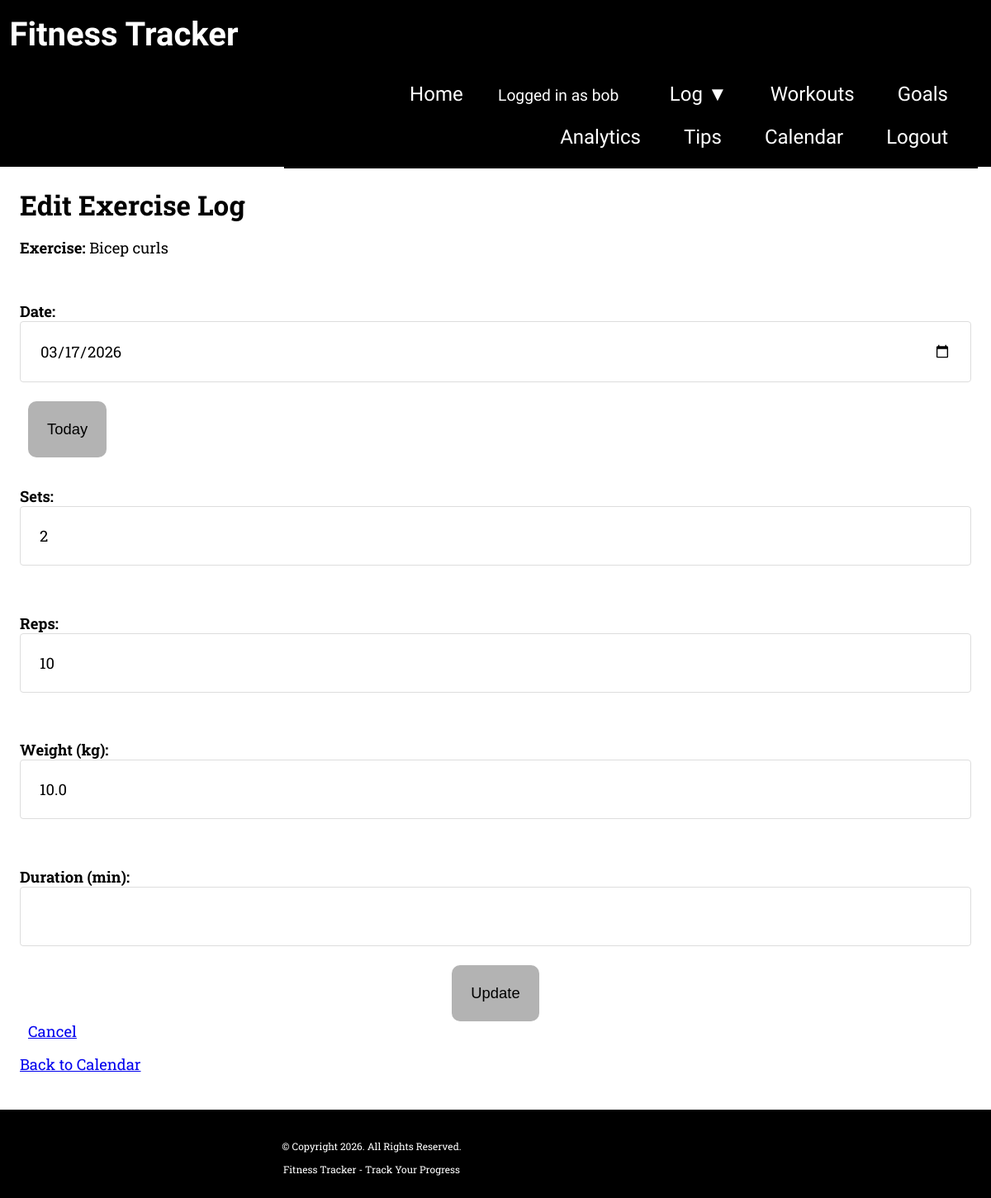
/exercise/log/edit/1 (signed in), run on the app's committed database.
### tables this page shows
CREATE TABLE "exercises" (
            exerciseId INTEGER PRIMARY KEY AUTOINCREMENT,
            exerciseName TEXT UNIQUE,
            exerciseType TEXT,
            metValue REAL
        );

CREATE TABLE exerciseLogs (
            logId INTEGER PRIMARY KEY AUTOINCREMENT,
            userId INTEGER,
            exerciseId INTEGER,
            date TEXT,
            sets INTEGER,
            reps INTEGER,
            weight REAL,
            duration REAL,
            caloriesBurned REAL,
            FOREIGN KEY (userId) REFERENCES users(userId),
            FOREIGN KEY (exerciseId) REFERENCES exercises(exerciseId)
        );

### app/routes/exercise.py (the view, shortened to what this page needs)
@exercise_bp.route("/exercise/log/edit/<int:log_id>", methods=["GET", "POST"]) # route for editing an exercise log entry
def edit_exercise_log(log_id): # function to show edit form (GET) or update the entry (POST)
    if "userId" not in session: # if user is not logged in, redirect to login page
        return redirect(url_for("auth.login")) # redirect to login page
    db = g.db # gets the database connection
    cursor = db.cursor() # gets the database cursor
    cursor.execute(
        """
        SELECT el.logId, el.exerciseId, el.date, el.sets, el.reps, el.weight, el.duration, e.exerciseName
        FROM exerciseLogs el
        JOIN exercises e ON el.exerciseId = e.exerciseId
        WHERE el.userId = ? AND el.logId = ?;
        """,
        (session["userId"], log_id)
    ) # executes SQL query to get the exercise log entry. cross-tabular
    row = cursor.fetchone() # fetches the row from the database
    if row is None:
        flash("Exercise log not found.", "error") # displays error message to the user
        return redirect(url_for("dashboard.calendar")) # redirects the user to the calendar
    return render_template("exercise_log_edit.html", log=dict(row), log_id=log_id) # GET: render the edit template with the log data

### app/utils/db.py (called while the page is built)
def connect(db_path): # function to create a connection to the SQLite database
    db_dir = os.path.dirname(db_path) # gets the directory of the database file
    if db_dir and not os.path.exists(db_dir):
        os.makedirs(db_dir, exist_ok=True) # ensures the database directory exists
    conn = sqlite3.connect(db_path, check_same_thread=False) # check_same_thread=False lets us reuse the connection in Flask
    conn.row_factory = sqlite3.Row # allows access to columns by name, e.g. row['username']
    return conn # returns the connection

### app/templates/exercise_log_edit.html
{% extends "base.html" %}
{% block content %}
<h1>Edit Exercise Log</h1>
<form method="POST" action="{{ url_for('exercise.edit_exercise_log', log_id=log_id) }}">
    <p><strong>Exercise:</strong> {{ log.exerciseName }}</p>
    <div class="form-group">
        <label for="date">Date:</label>
        <input type="date" id="date" name="date" value="{{ log.date }}" min="1900-01-01" max="2200-12-31" required>
        <button type="button" onclick="setToday('date')" style="margin-left: 10px;">Today</button>
    </div>
    <div class="form-group">
        <label for="sets">Sets:</label>
        <input type="number" id="sets" name="sets" min="0" value="{{ log.sets or '' }}">
    </div>
    <div class="form-group">
        <label for="reps">Reps:</label>
        <input type="number" id="reps" name="reps" min="0" value="{{ log.reps or '' }}">
    </div>
    <div class="form-group">
        <label for="weight">Weight (kg):</label>
        <input type="number" id="weight" name="weight" step="0.1" min="0" value="{{ log.weight or '' }}">
    </div>
    <div class="form-group">
        <label for="duration">Duration (min):</label>
        <input type="number" id="duration" name="duration" step="1" min="0" value="{{ log.duration or '' }}">
    </div>
    <button type="submit" class="btn">Update</button>
    <a href="{{ url_for('dashboard.calendar') }}" class="btn" style="margin-left: 10px;">Cancel</a>
</form>
<p style="margin-top: 16px;"><a href="{{ url_for('dashboard.calendar') }}">Back to Calendar</a></p>
{% endblock %}

### static/css/style.css (style rules this page uses)
body, header, nav, main, footer, h1, div, img, ul, figure, figcaption, section, article, aside, audio, video { margin: 0; padding: 0; border: 0; }
body { background-color: #000; font-family: 'Roboto Slab', serif; }
* { box-sizing: border-box; }
fieldset, input, select, textarea { margin-bottom: 2%; }
label { display: block; padding-top: 3%; font-weight: bold; }
form #submit, input[type="submit"], button { margin: 0 auto; border: none; display: block; padding: 2%; background-color: #b3b3b3; font-size: 1em; border-radius: 10px; cursor: pointer; color: #000; }
input[type="text"], input[type="email"], input[type="password"], input[type="number"], input[type="date"], select, textarea { width: 100%; padding: 2%; border: 1px solid #ddd; border-radius: 4px; font-size: 1em; font-family: 'Roboto Slab', serif; }
@media screen and (min-width: 630px), print { form { width: 70%; margin: 0 auto; } }
@media screen and (min-width: 1015px), print { main h1 { font-size: 1.8em; } }
@media screen and (min-width: 1015px), print { form { width: auto; } }
@media screen and (min-width: 1015px), print { .btn { grid-column: 1 / span 3; } }

### data on the page
exercises: exerciseName "Bicep curls"
exerciseLogs: date "03/17/2026", sets "2", reps "10", weight "10.0"

### other printed values
{{ session.get('username') }} "bob"
